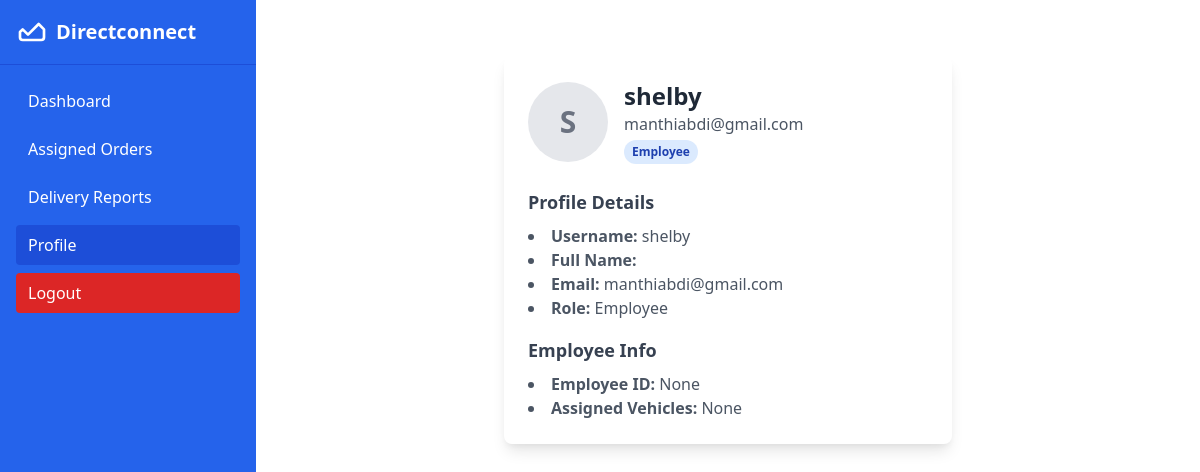
Screenshot of /employee/profile/ (signed in) with the database file from the repository.
### accounts/models.py (models this page shows, shortened)
class User(AbstractUser):
    ROLE_CHOICES = (
        ('admin', 'Admin'),
        ('employee', 'Employee'),
        ('customer', 'Customer'),
    )
    role = models.CharField(max_length=10, choices=ROLE_CHOICES)
    phone_number = models.CharField(max_length=20, blank=True, null=True)
    default_pickup_address = models.CharField(max_length=255, blank=True, null=True)
    default_delivery_address = models.CharField(max_length=255, blank=True, null=True)
    employee_id = models.CharField(max_length=50, blank=True, null=True)
    assigned_vehicles = models.CharField(max_length=255, blank=True, null=True)  # Could be a comma-separated list or JSON string

### employee/views.py (the view)
# urls.py: path('profile/', employee_profile, name='profile'),
@login_required
def employee_profile(request):
    user = request.user
    employee_name = user.get_full_name() or user.username
    context = {
        'employee_name': employee_name,
        'employee_user': user,
    }
    return render(request, 'employee/profile.html', context)

### templates/employee/profile.html
{% extends "base.html" %}
{% block content %}
<div class="max-w-md mx-auto bg-white p-6 rounded-lg shadow-lg mt-8">
  <div class="flex items-center space-x-4 mb-6">
    <div class="w-20 h-20 rounded-full bg-gray-200 flex items-center justify-center text-gray-500 text-3xl font-bold">
      {{ employee_user.username|slice:":1"|upper }}
    </div>
    <div>
      <h1 class="text-2xl font-bold">{{ employee_user.get_full_name|default:employee_user.username }}</h1>
      <p class="text-gray-600">{{ employee_user.email }}</p>
      <p class="mt-1 inline-block bg-blue-100 text-blue-800 text-xs px-2 py-1 rounded-full font-semibold">{{ employee_user.role|title }}</p>
    </div>
  </div>
  <div class="space-y-4">
    <div>
      <h2 class="text-lg font-semibold text-gray-700">Profile Details</h2>
      <ul class="list-disc list-inside text-gray-600 mt-2">
        <li><strong>Username:</strong> {{ employee_user.username }}</li>
        <li><strong>Full Name:</strong> {{ employee_user.get_full_name }}</li>
        <li><strong>Email:</strong> {{ employee_user.email }}</li>
        <li><strong>Role:</strong> {{ employee_user.role|title }}</li>
      </ul>
    </div>
    <div>
      <h2 class="text-lg font-semibold text-gray-700">Employee Info</h2>
      <ul class="list-disc list-inside text-gray-600 mt-2">
        <li><strong>Employee ID:</strong> {{ employee_user.employee_id }}</li>
        <li><strong>Assigned Vehicles:</strong> {{ employee_user.assigned_vehicles|default:"None" }}</li>
      </ul>
    </div>
  </div>
</div>
{% endblock %}

### rows the page displays
User: username "S", get_full_name "shelby", email "manthiabdi@gmail.com", role "Employee", username "shelby", employee_id "None", assigned_vehicles "None"
